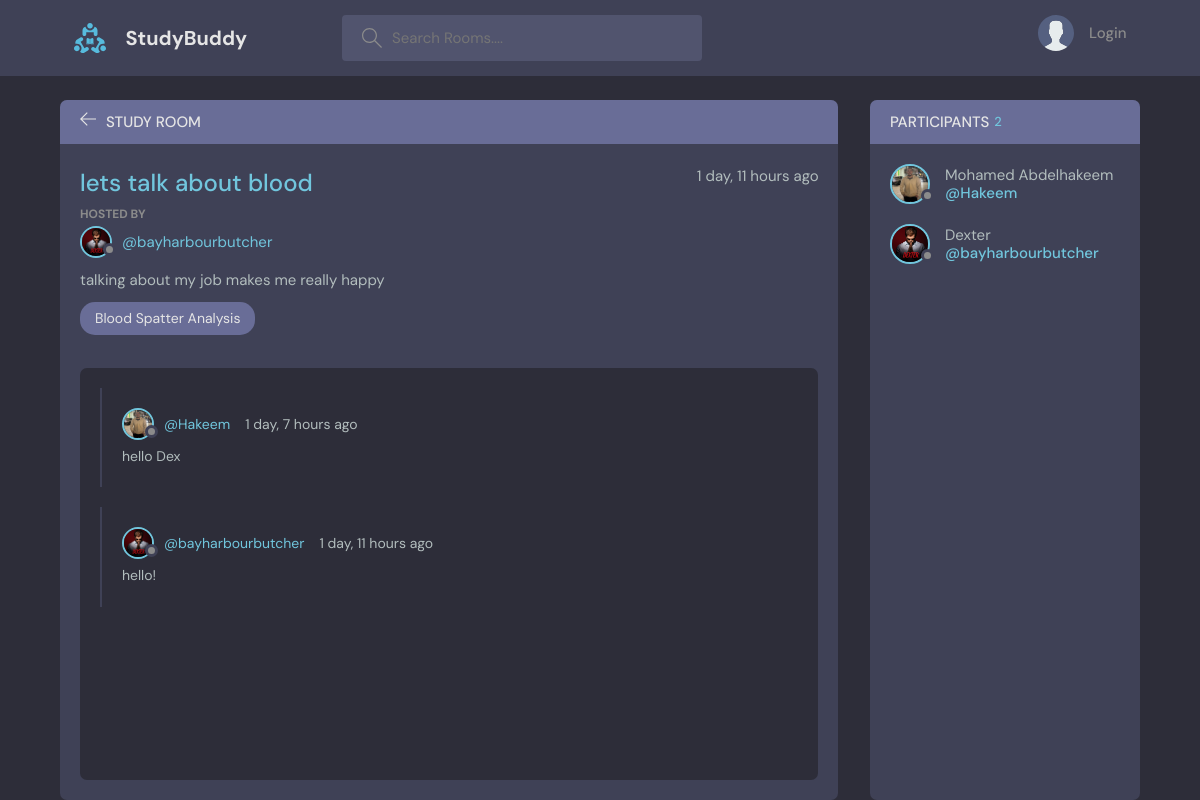
/room/2/, run on an earlier commit of the app's database.
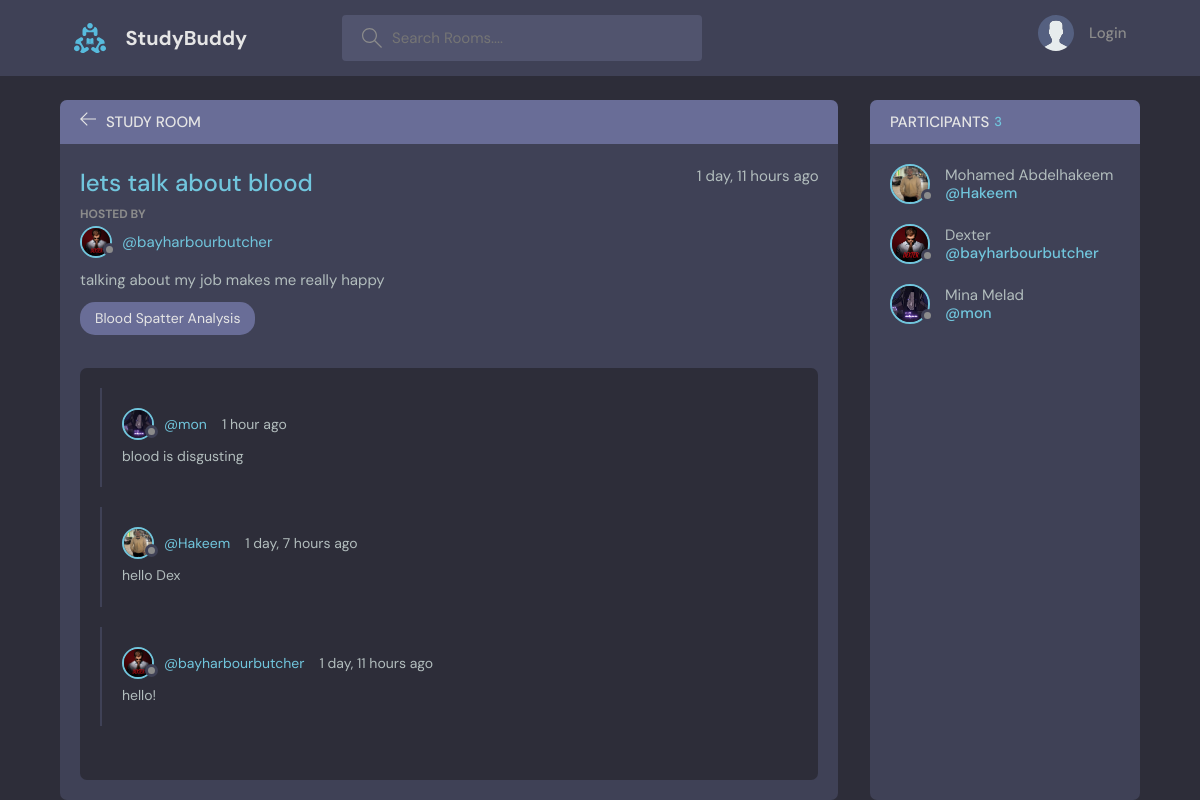
And on a later commit of the database.
### base/models.py (models this page shows, shortened)
class Message(models.Model):
    user = models.ForeignKey(User, on_delete=models.CASCADE)
    room = models.ForeignKey(Room, on_delete=models.CASCADE)
    body = models.TextField()
    updated = models.DateTimeField(auto_now=True)
    created = models.DateTimeField(auto_now_add=True)
    class Meta:
        ordering = ['-updated', '-created']

class User(AbstractUser):
    name = models.CharField(max_length=200, null=True)
    email = models.EmailField(unique=True, null=True)
    bio = models.TextField(null=True)
    avatar = models.ImageField(null=True, default="avatar.svg")
    username = models.CharField(max_length=200, unique=True)
    USERNAME_FIELD = 'email'
    REQUIRED_FIELDS = []

### base/views.py (the view, shortened to what this page needs)
# urls.py: path('room/<str:pk>/', views.room, name = "room"),
def room(request, pk):
    room = Room.objects.get(id=pk)
    room_messages = room.message_set.all().order_by('-created')
    participants = room.participants.all()
    context = {'room': room, 'room_messages':room_messages, 'participants': participants}
    return render(request, 'base/room.html', context)

### base/templates/base/room.html (shortened to what this page needs)
{% extends 'main.html' %}
{% block content %}
    <main class="profile-page layout layout--2">
      <div class="container">
        <div class="room">
          <div class="room__top">
            <div class="room__topLeft">
              <a href="{{request.META.HTTP_REFERER}}">
                <svg version="1.1" xmlns="http://www.w3.org/2000/svg" width="32" height="32" viewBox="0 0 32 32">
                  <title>arrow-left</title>
                  <path
                    d="M13.723 2.286l-13.723 13.714 13.719 13.714 1.616-1.611-10.96-10.96h27.625v-2.286h-27.625l10.965-10.965-1.616-1.607z"
                  ></path>
                </svg>
              </a>
              <h3>Study Room</h3>
            </div>
          </div>
          <div class="room__box scroll">
            <div class="room__header scroll">
              <div class="room__info">
                <h3>{{room.name}}</h3>
                <span>{{ room.created|timesince }} ago</span>
              </div>
              <div class="room__hosted">
                <p>Hosted By</p>
                <a href="{% url 'user-profile' room.host.id %}" class="room__author">
                  <div class="avatar avatar--small">
                    <img src="{{room.host.avatar.url}}" />
                  </div>
                  <span>@{{room.host.username}}</span>
                </a>
              </div>
              <div class="room__details">
                {{ room.description }}
              </div>
              <span class="room__topics">{{room.topic.name}}</span>
            </div>
            <div class="room__conversation">
              <div class="threads scroll">
                {% for message in room_messages %}
                <div class="thread">
                  <div class="thread__top">
                    <div class="thread__author">
                      <a href="{% url 'user-profile' message.user.id%}" class="thread__authorInfo">
                        <div class="avatar avatar--small">
                          <img src="{{message.user.avatar.url}}" />
                        </div>
                        <span>@{{message.user.username}}</span>
                      </a>
                      <span class="thread__date">{{message.created|timesince}} ago</span>
                    </div>
                  </div>
                  <div class="thread__details">
                    {{message.body}}
                  </div>
                </div>
                {% endfor %}
              </div>
            </div>
          </div>
        </div>
        <div class="participants">
          <h3 class="participants__top">Participants <span>{{participants.count}}</span></h3>
          <div class="participants__list scroll">
            {% for user in participants %}
            <a href="{% url 'user-profile' user.id %}" class="participant">
              <div class="avatar avatar--medium">
                <img src="{{user.avatar.url}}" />
              </div>
              <p>
                {{user.name}}
                <span>@{{user.username}}</span>
              </p>
            </a>
            {% endfor %}
          </div>
        </div>
      </div>
    </main>
{% endblock %}

What changed in the data, as far as the page shows it:
added Message: user.avatar (picture), user.username "mon", created "1 hour", body "blood is disgusting"
added User: avatar (picture), name "Mina Melad", username "mon"
Also different on the page:
{{ participants.count }}: "2" → "3"
